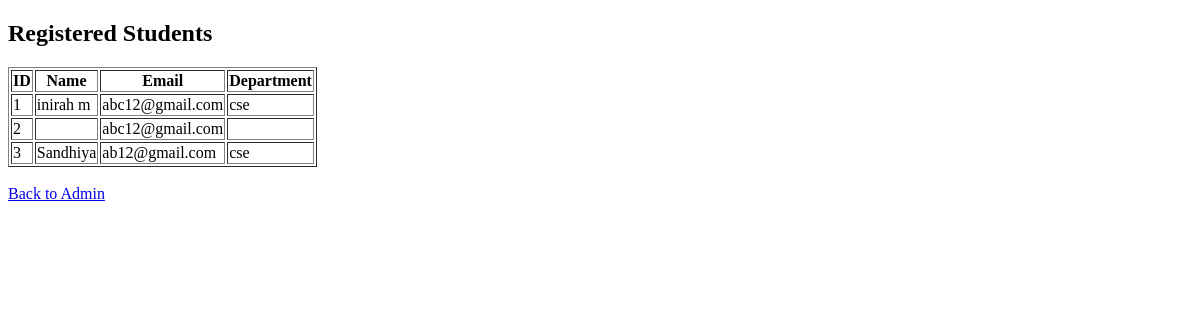
The page /students (signed in) on the database as committed earlier.
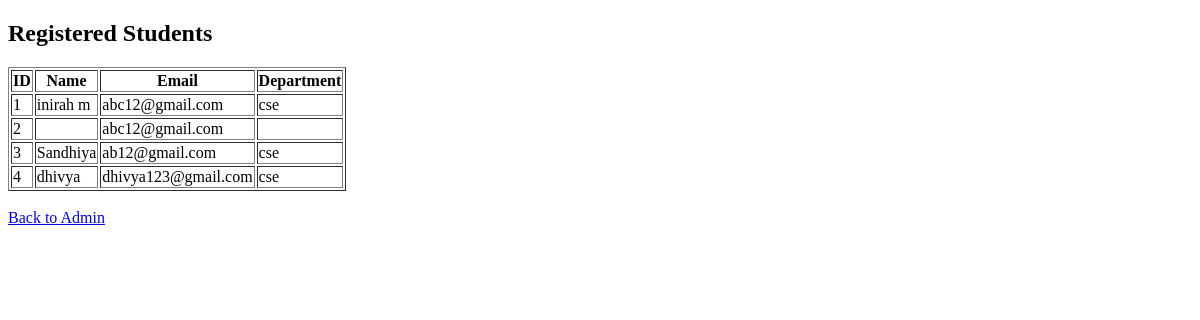
The same page on the database as committed later.
### tables this page shows
CREATE TABLE students (
            id INTEGER PRIMARY KEY AUTOINCREMENT,
            name TEXT,
            email TEXT,
            department TEXT,
            password TEXT
        );

### app.py (the view)
@app.route('/students')
def students():
    if 'admin' not in session:
        return redirect('/admin_login')
    conn = sqlite3.connect('feedback.db')
    cursor = conn.cursor()
    cursor.execute("SELECT * FROM students")
    data = cursor.fetchall()
    conn.close()
    return render_template('students.html', data=data)

### templates/students.html (shortened to what this page needs)
<!DOCTYPE html>
<html>
<head>
</head>
<body>
<h2>Registered Students</h2>
<table border="1">
<tr>
<th>ID</th>
<th>Name</th>
<th>Email</th>
<th>Department</th>
</tr>
{% for row in data %}
<tr>
<td>{{row[0]}}</td>
<td>{{row[1]}}</td>
<td>{{row[2]}}</td>
<td>{{row[3]}}</td>
</tr>
{% endfor %}
</table>
<br>
<a href="/admin">Back to Admin</a>
</body>
</html>

Rows that differ between the two databases and show on the page:
added students: id "4", name "dhivya", email "dhivya123@gmail.com", department "cse"
